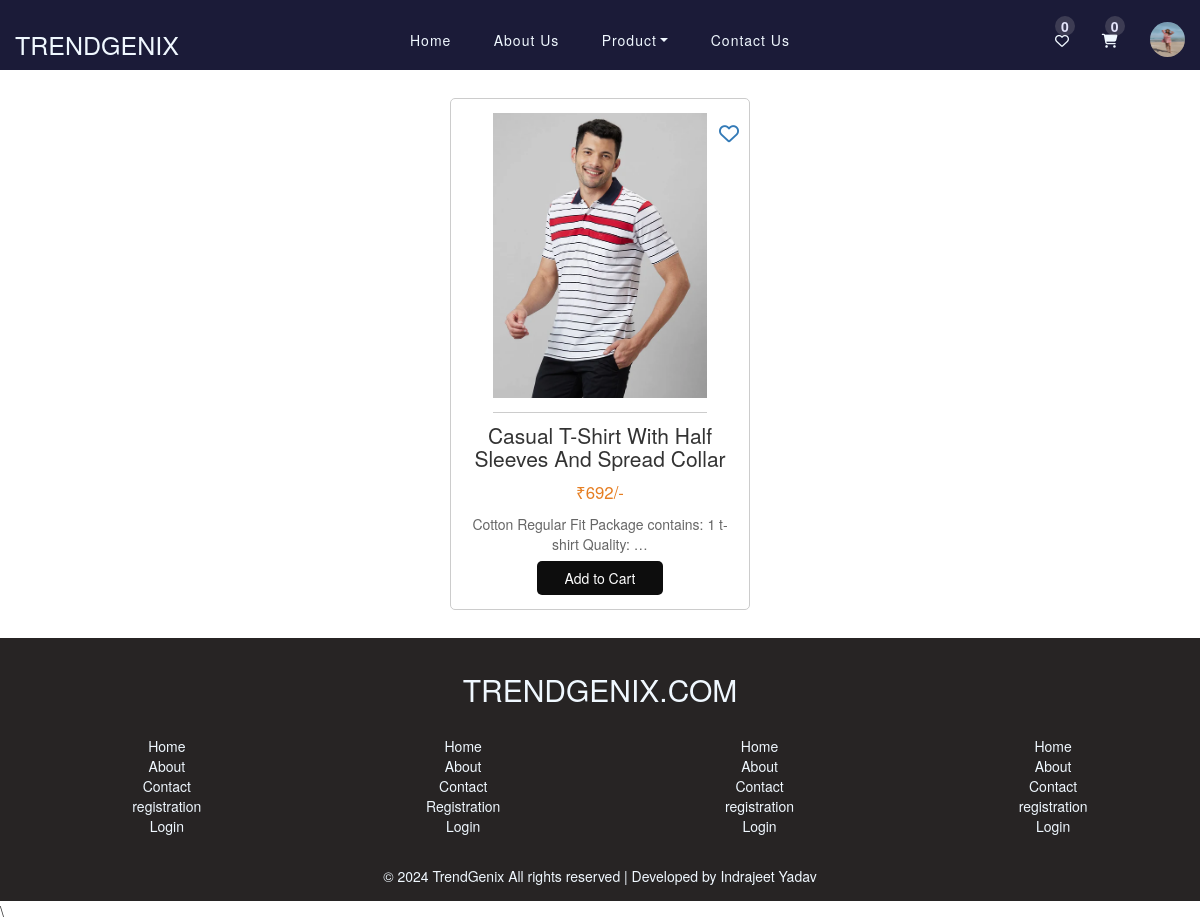
The page /men/ (signed in) on the database its author committed.
### app/models.py (models this page shows, shortened)
class RegistrationModel(models.Model):
    Profile=models.ImageField(null=True, upload_to=True)
    About=models.TextField( null=True)
    Address=models.TextField( null=True)
    Username=models.CharField(max_length=20, null=True)
    Name=models.CharField(max_length=20)
    Email=models.EmailField(unique=True)
    Number=models.IntegerField()
    Password=models.CharField(max_length=20)
    Birthday=models.DateField(null=True)

class Productmodel(models.Model):
    Prod_Name=models.CharField(max_length=254, null=True, choices=Product_for)
    Product_Type=models.CharField(max_length=254, null=True)
    Prod_Image1=models.ImageField(null=True)
    Prod_Image2=models.ImageField(null=True)
    Prod_Image3=models.ImageField(null=True)
    Prod_Image4=models.ImageField(null=True)
    Prod_Price =models.IntegerField(null=True)
    Prod_MRP=models.IntegerField(null=True)
    Discount=models.IntegerField(null=True)
    Prod_Offer=models.CharField(max_length=254, null=True)
    Prod_Detail=models.TextField(null=True)
    Prod_color=models.CharField(max_length=254, null=True)
    Serial_no=models.IntegerField(null=True)

### app/views.py (the view)
# urls.py: path('men/',men, name='men'),
def men(request):
    data=Productmodel.objects.filter(Prod_Name="Men")
    print(data.values())
    try:
        User_id=request.session.get('User_id')
        user_info=get_object_or_404(RegistrationModel, id=User_id)
        addcart = request.session.get('addtocart')
        try:
            cart_no=len(addcart)
        except:
            cart_no=0
        Context={
            'prop':data,
            'media_url': settings.MEDIA_URL,
            'user_name':user_info,
            'addcartno': cart_no,
        }
        return render(request, 'men.html',Context)
    except:
        Context={
            'prop':data,
            'media_url': settings.MEDIA_URL
        }
        return render(request,'men.html',Context )

### app/templates/men.html (shortened to what this page needs)
{% extends 'base.html' %}
{% block content%}
<main>
    <section class="products">
        {% for i in prop %}
        <article class="product" id="product_container">
            <img src="{{media_url}}{{i.Prod_Image1}}" alt="Product 1" id="Product_image">
            <h2>{{i.Product_Type | default:'Product Name'}} </h2>
            <p class="price">₹{{i.Prod_Price | default:'40'}}/-</p>
            <p class="description">{{i.Prod_Detail | truncatechars:60}}</p>
            <a href="#" id="likebtn{{i.id}}" class="heart_likeproduct" onclick="likedproduct(i.id)"><i
                    class="fa-regular fa-heart"></i></a>
            <button id="prod_model_btn">
                <form action="{% url 'addtocart' pk=i.id %}" method="post">
                    <input type="submit" value="Add to Cart">
                </form>
            </button>
        </article>
        {% endfor %}
    </section>
</main>
{% endblock %}

### app/templates/base.html (shortened to what this page needs)
{% load static %}
<!DOCTYPE html>
<html lang="en">
<head>
    <link rel="stylesheet" href="{% static '/css/style.css' %}">
    <link rel="stylesheet" href="{% static '/css/registration.css' %}">
    <link href="https://cdn.jsdelivr.net/npm/bootstrap@5.3.3/dist/css/bootstrap.min.css" rel="stylesheet"
>
    <link rel="stylesheet" href="https://cdnjs.cloudflare.com/ajax/libs/font-awesome/6.5.2/css/all.min.css"
 />
    <link rel="stylesheet" href="https://maxcdn.bootstrapcdn.com/bootstrap/3.4.1/css/bootstrap.min.css">
    <link rel="stylesheet" href="https://cdnjs.cloudflare.com/ajax/libs/font-awesome/6.5.2/css/all.min.css"
 />
    <link rel="stylesheet"
        href="https://cdnjs.cloudflare.com/ajax/libs/MaterialDesign-Webfont/5.3.45/css/materialdesignicons.css"
 />
    <link href='https://unpkg.com/boxicons@2.1.4/css/boxicons.min.css' rel='stylesheet'>
    <link rel="stylesheet" href="https://cdnjs.cloudflare.com/ajax/libs/meyer-reset/2.0/reset.min.css">
    <link rel='stylesheet' href='//maxcdn.bootstrapcdn.com/bootstrap/3.3.5/css/bootstrap.min.css'>
</head>
<body>
    {% if user_name %}
    <div id="Navbar" class="navbar-inverse">
        <div id="responsive_icon_com_title">
            <div id="title"><a href="{% url 'index'%}">TRENDGENIX</a></div>
        </div>
        <ul id="navbar1">
            <li><a href="{% url 'index'%}">Home</a></li>
            <li><a href="{% url 'about'%}">About Us</a></li>
            <li class="nav-item dropdown">
                <a class="nav-link dropdown-toggle" href="{% url 'product'%}" role="button"
                    data-bs-toggle="dropdown">Product</a>
            </li>
            <li><a href="{% url 'contact'%}">Contact Us</a></li>
        </ul>
        <ul id="userdashnavbar2">
            <li id="liked_icon_container">
                <div id="add_liked_value">{{addcartno | default:'0'}}</div>
                <a href="{% url 'login'%}"><i class="fa-regular fa-heart"></i></a>
            </li>
            <li id="addcart_icon_container">
                <div id="add_cart_value">{{addcartno | default:'0'}}</div>
                <a href="{% url 'cartpage'%}">
                    <i class="fa-solid fa-cart-shopping"></i>
                </a>
            </li>
            <li id="login_user" onclick="pro_info(1)">
                {% if user_name.Profile %}
                <img src="{{media_url}}{{user_name.Profile}}" alt="" id="usericon_img" />
                {% else %}
                <img id="usericon"
                    src="https://static.vecteezy.com/system/resources/thumbnails/004/607/791/small_2x/man-face-emotive-icon-smiling-male-character-in-blue-shirt-flat-illustration-isolated-on-white-happy-human-psychological-portrait-positive-emotions-user-avatar-for-app-web-design-vector.jpg"
                    alt="" />
                {% endif %}
            </li>
        </ul>
    </div>
    {% endif %}
    {% block content%}
    {% endblock %}
    <Footer id="Footer">
        <h2>TRENDGENIX.COM</h2>
        <div id="links_box">
            <ul id="footlink1" style="list-style: none;">
                <li><a href="{% url 'index'%}">Home</a></li>
                <li><a href="{% url 'about'%}">About</a></li>
                <li><a href="{% url 'contact'%}">Contact</a></li>
                <li><a href="{% url 'register'%}">registration</a></li>
                <li><a href="{% url 'login'%}">Login</a></li>
            </ul>
            <ul id="footlink2" style="list-style: none;">
                <li><a href="{% url 'index'%}">Home</a></li>
                <li><a href="{% url 'about'%}">About</a></li>
                <li><a href="{% url 'contact'%}">Contact</a></li>
                <li><a href="{% url 'register'%}">Registration</a></li>
                <li><a href="{% url 'login'%}">Login</a></li>
            </ul>
            <ul id="footlink3" style="list-style: none;">
                <li><a href="{% url 'index'%}">Home</a></li>
                <li><a href="{% url 'about'%}">About</a></li>
                <li><a href="{% url 'contact'%}">Contact</a></li>
                <li><a href="{% url 'register'%}">registration</a></li>
                <li><a href="{% url 'login'%}">Login</a></li>
            </ul>
            <ul id="footlink4" style="list-style: none;">
                <li><a href="{% url 'index'%}">Home</a></li>
                <li><a href="{% url 'about'%}">About</a></li>
                <li><a href="{% url 'contact'%}">Contact</a></li>
                <li><a href="{% url 'register'%}">registration</a></li>
                <li><a href="{% url 'login'%}">Login</a></li>
            </ul>
        </div>
        <div>
            &copy; 2024 TrendGenix All rights reserved | Developed by Indrajeet Yadav
        </div>
    </Footer>
    \
</body>
</html>

### app/static/css/style.css (style rules this page uses)
* { margin: 0px; padding: 0px; box-sizing: border-box; }
#Navbar { list-style: none; width: 100%; height: 70px; display: flex; justify-content: space-between; align-items: center; padding: 1px 15px; padding-top: 20px; background-color: rgb(27, 27, 56); z-index: 110; position: sticky; top: -10px }
#navbar1 { width: 400px; list-style: none; display: flex; justify-content: space-between; align-items: center; }
#userdashnavbar2 { width: 150px; list-style: none; display: flex; justify-content: space-between; align-items: center; }
#title a { color: aliceblue; font-size: 25px; text-decoration: none; }
#login_user { color: aliceblue; cursor: pointer; }
#Navbar li a { text-decoration: none; color: aliceblue; letter-spacing: 1px; }
#responsive_icon_com_title { width: 130px; height: 38px; display: flex; justify-content: space-between; align-items: center; }
#usericon_img { width:35px; height: 35px; border-radius: 50%; }
#addcart_icon_container, #liked_icon_container { position: relative; }
#add_cart_value { width: 20px; height: 20px; border-radius: 50px; text-align: center; background-color: rgba(198, 193, 193, 0.2); color: rgb(229, 229, 251); font-weight: 700; position: absolute; top: -14px; left: 3px; }
#add_liked_value { width: 20px; height: 20px; border-radius: 50px; text-align: center; background-color: rgba(198, 193, 193, 0.2); color: rgb(229, 229, 251); font-weight: 700; position: absolute; top: -14px; }
#Footer { text-align: center; color: aliceblue; padding: 15px 10px; background-color: rgb(39, 36, 36); }
#links_box { display: flex; justify-content: space-around; align-items: center; width: 100%; height: 150px; }
#footlink1 li a, #footlink2 li a, #footlink3 li a, #footlink4 li a { color: aliceblue; text-decoration: none; margin-bottom: 15px; }
#prod_model_btn form input { border: none; outline: none; background-color: #0d0d0d; }
#prod_model_btn { background-color: #0d0d0d; }

### app/static/css/registration.css (style rules this page uses)
main { padding: 2em; }
.products { display: flex; flex-wrap: wrap; gap: 2em; justify-content: center; }
.product { border: 1px solid #ccc; border-radius: 5px; padding: 1em; text-align: center; width: 300px; }
.product img { max-width: 100%; height: auto; border-bottom: 1px solid #ccc; padding-bottom: 1em; }
.product h2 { font-size: 1.5em; margin: 0.5em 0; }
.product .price { color: #e67e22; font-size: 1.2em; }
.product .description { font-size: 1em; color: #666; margin: 0.5em 0; }
.product button { background-color: #333; color: #fff; border: none; padding: 0.5em 2em; cursor: pointer; border-radius: 5px; }
#Product_image { height: 300px; object-fit: fill; }
.heart_likeproduct { font-size: 20px; position: absolute; top:20px; right:10px; }
#product_container { position: relative; }
body { margin-top:20px; background-color: #f1f3f7; }
a { text-decoration: none!important; }
body { margin-top:20px; background-color:#f2f6fc; color:#69707a; }
a { color: #2196F3; }

### rows shown on the page
RegistrationModel: Profile (picture)
Productmodel: Prod_Image1 (picture), Product_Type "Casual T-Shirt With Half Sleeves And Spread Collar", Prod_Price "692", Prod_Detail "Cotton Regular Fit Package contains: 1 t-shirt Quality: …"

### other values the page prints
{{ addcartno | default:'0' }} "0"
